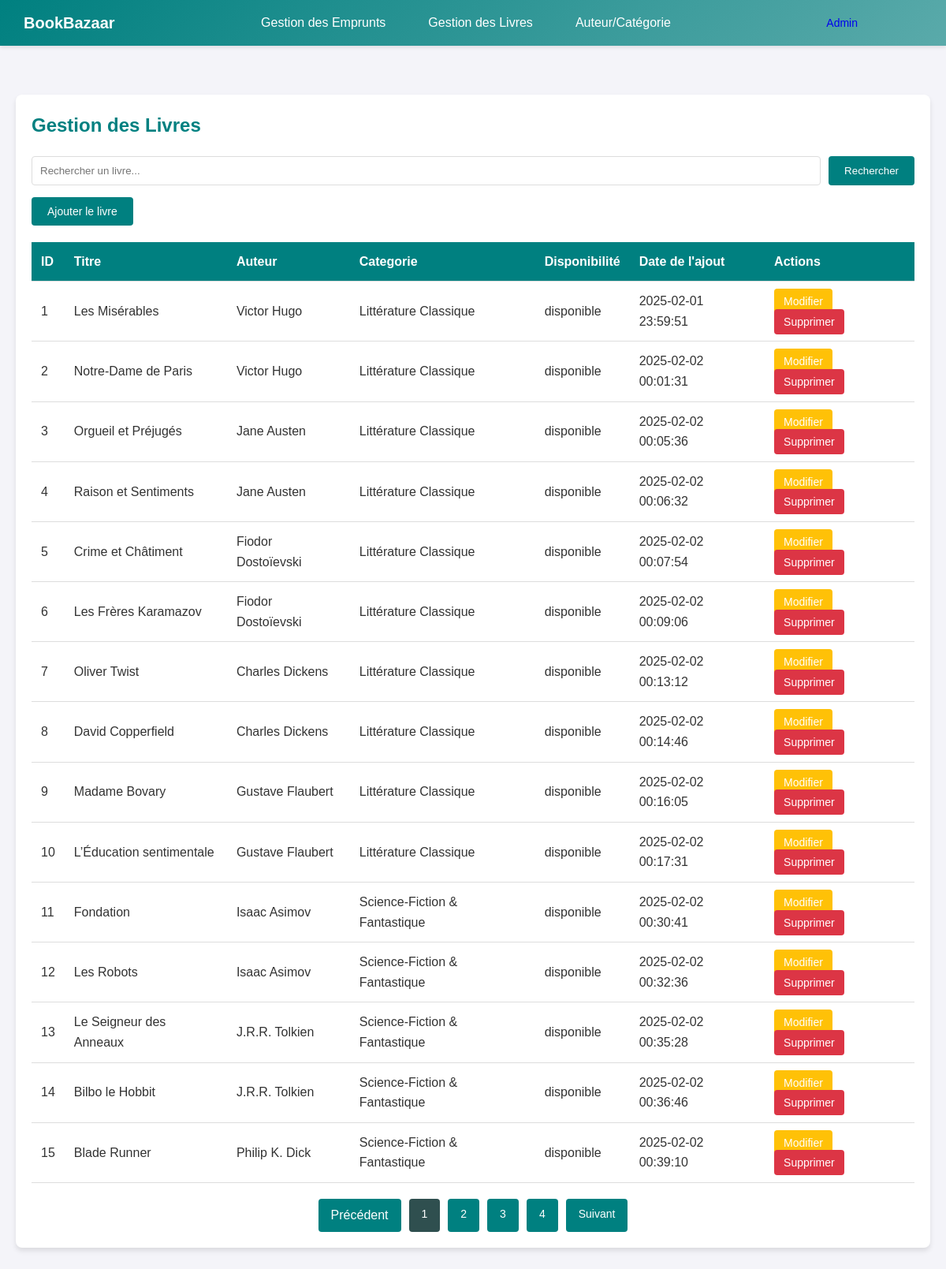
The app's page /admin/gestion_livres.php with its own data.
### tables this page shows
CREATE TABLE `livres` (
  `id_livre` int(11) NOT NULL,
  `titre` varchar(200) NOT NULL,
  `image` varchar(255) DEFAULT NULL,
  `id_auteur` int(11) DEFAULT NULL,
  `id_categorie` int(11) DEFAULT NULL,
  `disponibilite` enum('disponible','non disponible','emprunte') NOT NULL,
  `description_livre` varchar(255) NOT NULL,
  `date_ajout` timestamp NOT NULL DEFAULT current_timestamp()
);

CREATE TABLE `auteur` (
  `id_auteur` int(11) NOT NULL,
  `nom_auteur` varchar(100) NOT NULL,
  `image_auteur` varchar(255) NOT NULL,
  `description` varchar(100) NOT NULL
);

CREATE TABLE `categories` (
  `id_categorie` int(11) NOT NULL,
  `nom_categorie` varchar(100) NOT NULL
);

### admin/gestion_livres.php (the view, shortened to what this page needs)
<?php
require_once('../connection/connection.php');
$searchQuery = '';
$page = isset($_GET['page']) ? $_GET['page'] : 1;
$limit = 15;
$offset = ($page - 1) * $limit;
$sql = "
    SELECT
        livres.*,
        auteur.nom_auteur,
        categories.nom_categorie
    FROM
        livres
    JOIN
        auteur
    ON
        livres.id_auteur = auteur.id_auteur
    JOIN
        categories
    ON
        livres.id_categorie = categories.id_categorie
";
$sql .= " LIMIT :limit OFFSET :offset";
$req1 = $pdo->prepare($sql);
$req1->bindValue(':limit', $limit, PDO::PARAM_INT);
$req1->bindValue(':offset', $offset, PDO::PARAM_INT);
$req1->execute();
$books = $req1->fetchAll(PDO::FETCH_ASSOC);
$countSql = "
    SELECT
        COUNT(*) as total
    FROM
        livres
    JOIN
        auteur
    ON
        livres.id_auteur = auteur.id_auteur
    JOIN
        categories
    ON
        livres.id_categorie = categories.id_categorie
";
$countReq = $pdo->prepare($countSql);
$countReq->execute();
$count = $countReq->fetch(PDO::FETCH_ASSOC);
$totalPages = ceil($count['total'] / $limit);
?>
<!DOCTYPE html>
<html lang="fr">
<?php include('admin_nav.php') ?>
<head>
    <link rel="stylesheet" href="../css/admin.css">
</head>
<body>
    <section id="livres">
        <h2>Gestion des Livres</h2>
        <form method="GET" action="">
            <div class="search-bar">
                <input type="text" name="search" placeholder="Rechercher un livre..." value="<?php echo htmlspecialchars($searchQuery); ?>">
                <button type="submit">Rechercher</button>
            </div>
        </form>
        <a class="add" href="insert_livres.php">Ajouter le livre</a>
        <br>
        <br>
        <table>
            <thead>
                <tr>
                    <th>ID</th>
                    <th>Titre</th>
                    <th>Auteur</th>
                    <th>Categorie</th>
                    <th>Disponibilité</th>
                    <th>Date de l'ajout</th>
                    <th>Actions</th>
                </tr>
            </thead>
            <tbody>
                <?php
                $i = 1 + ($page - 1) * $limit;
                foreach($books as $book){
                    echo '<tr>';
                    echo '<td>'.$i.'</td>';
                    echo '<td>'.$book['titre'].'</td>';
                    echo '<td>'.$book['nom_auteur'].'</td>';
                    echo '<td>'.$book['nom_categorie'].'</td>';
                    echo '<td>'.$book['disponibilite'].'</td>';
                    echo '<td>'.$book['date_ajout'].'</td>';
                    echo '<td>
                          <a href="livres_modification.php?id_livre=' . urlencode($book['id_livre']) . '" class="edit">Modifier</a>
                          <a href="supp_livre.php?id='. urlencode($book['id_livre']) . '" class="delete" onclick="if(confirm(\'Êtes-vous sûr de vouloir supprimer ce livre ?\')){return true;}else{event.preventDefault();}">Supprimer</a>
                          </td>';
                    echo '</tr>';
                    $i++;
                }
                ?>
            </tbody>
        </table>
        <div class="pagination">
            <?php if ($page > 1): ?>
                <a href="?page=<?php echo $page - 1; ?>&search=<?php echo urlencode($searchQuery); ?>">Précédent</a>
            <?php else: ?>
                <span>Précédent</span>
            <?php endif; ?>
            <?php for ($i = 1; $i <= $totalPages; $i++): ?>
                <a href="?page=<?php echo $i; ?>&search=<?php echo urlencode($searchQuery); ?>" class="<?php if($i == $page) echo 'active'; ?>"><?php echo $i; ?></a>
            <?php endfor; ?>
            <?php if ($page < $totalPages): ?>
                <a href="?page=<?php echo $page + 1; ?>&search=<?php echo urlencode($searchQuery); ?>">Suivant</a>
            <?php else: ?>
                <span>Suivant</span>
            <?php endif; ?>
        </div>
    </section>
</body>
</html>

### css/admin.css (style rules this page uses)
* { margin: 0; padding: 0; box-sizing: border-box; }
body { font-family: 'Arial', sans-serif; background-color: #f4f4f9; color: #333; line-height: 1.6; }
body { margin: 0; font-family: 'Arial', sans-serif; background-color: #f4f4f9; }
section { margin-bottom: 40px; background-color: white; padding: 20px; border-radius: 8px; box-shadow: 0 4px 6px rgba(0, 0, 0, 0.1); }
h2 { margin-bottom: 20px; color: teal; }
.search-bar { margin-bottom: 20px; display: flex; gap: 10px; }
.search-bar input { padding: 10px; border: 1px solid #ddd; border-radius: 4px; flex: 1; }
.search-bar button { padding: 10px 20px; background-color: teal; color: white; border: none; border-radius: 4px; cursor: pointer; }
table { width: 100%; border-collapse: collapse; margin-bottom: 20px; }
table th, table td { padding: 12px; text-align: left; border-bottom: 1px solid #ddd; }
table th { background-color: teal; color: white; }
a { padding: 8px 12px; border: none; border-radius: 4px; cursor: pointer; font-size: 14px; text-decoration: none; }
a.edit { background-color: #ffc107; color: white; }
a.delete { background-color: #dc3545; color: white; }
a.add { background-color: teal; color: white; padding: 10px 20px; margin-top: 10px; }

### admin/gestion_livres.php (style rules this page uses)
.pagination { display: flex; justify-content: center; margin-top: 20px; }
.pagination a, .pagination span { margin: 0 5px; padding: 8px 16px; background-color: teal; color: white; text-decoration: none; border-radius: 4px; transition: background-color 0.3s ease; }
.pagination a.active, .pagination span.active { background-color: darkslategray; }

### records on screen
livres: titre "Les Misérables", id_auteur.nom_auteur "Victor Hugo", id_categorie.nom_categorie "Littérature Classique", disponibilite "disponible", date_ajout "2025-02-01 23:59:51"
livres: titre "Notre-Dame de Paris", id_auteur.nom_auteur "Victor Hugo", id_categorie.nom_categorie "Littérature Classique", disponibilite "disponible", date_ajout "2025-02-02 00:01:31"
livres: titre "Orgueil et Préjugés", id_auteur.nom_auteur "Jane Austen", id_categorie.nom_categorie "Littérature Classique", disponibilite "disponible", date_ajout "2025-02-02 00:05:36"
livres: titre "Raison et Sentiments", id_auteur.nom_auteur "Jane Austen", id_categorie.nom_categorie "Littérature Classique", disponibilite "disponible", date_ajout "2025-02-02 00:06:32"
livres: titre "Crime et Châtiment", id_auteur.nom_auteur "Fiodor Dostoïevski", id_categorie.nom_categorie "Littérature Classique", disponibilite "disponible", date_ajout "2025-02-02 00:07:54"
livres: titre "Les Frères Karamazov", id_auteur.nom_auteur "Fiodor Dostoïevski", id_categorie.nom_categorie "Littérature Classique", disponibilite "disponible", date_ajout "2025-02-02 00:09:06"
livres: titre "Oliver Twist", id_auteur.nom_auteur "Charles Dickens", id_categorie.nom_categorie "Littérature Classique", disponibilite "disponible", date_ajout "2025-02-02 00:13:12"
livres: titre "David Copperfield", id_auteur.nom_auteur "Charles Dickens", id_categorie.nom_categorie "Littérature Classique", disponibilite "disponible", date_ajout "2025-02-02 00:14:46"
livres: titre "Madame Bovary", id_auteur.nom_auteur "Gustave Flaubert", id_categorie.nom_categorie "Littérature Classique", disponibilite "disponible", date_ajout "2025-02-02 00:16:05"
livres: titre "L’Éducation sentimentale", id_auteur.nom_auteur "Gustave Flaubert", id_categorie.nom_categorie "Littérature Classique", disponibilite "disponible", date_ajout "2025-02-02 00:17:31"
livres: titre "Fondation", id_auteur.nom_auteur "Isaac Asimov", id_categorie.nom_categorie "Science-Fiction & Fantastique", disponibilite "disponible", date_ajout "2025-02-02 00:30:41"
livres: titre "Les Robots", id_auteur.nom_auteur "Isaac Asimov", id_categorie.nom_categorie "Science-Fiction & Fantastique", disponibilite "disponible", date_ajout "2025-02-02 00:32:36"
livres: titre "Le Seigneur des Anneaux", id_auteur.nom_auteur "J.R.R. Tolkien", id_categorie.nom_categorie "Science-Fiction & Fantastique", disponibilite "disponible", date_ajout "2025-02-02 00:35:28"
livres: titre "Bilbo le Hobbit", id_auteur.nom_auteur "J.R.R. Tolkien", id_categorie.nom_categorie "Science-Fiction & Fantastique", disponibilite "disponible", date_ajout "2025-02-02 00:36:46"
livres: titre "Blade Runner", id_auteur.nom_auteur "Philip K. Dick", id_categorie.nom_categorie "Science-Fiction & Fantastique", disponibilite "disponible", date_ajout "2025-02-02 00:39:10"
